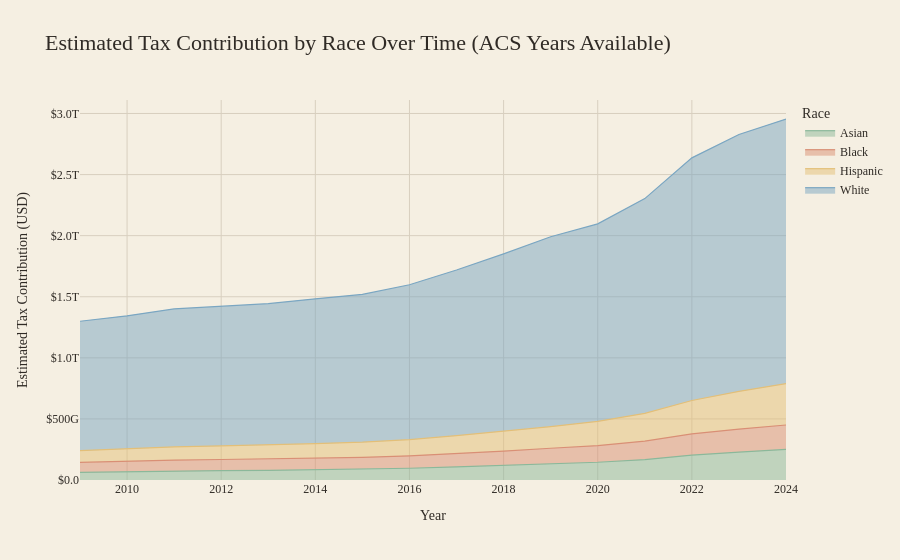

The code cell stored with this chart in its notebook:
### Code cell
# Economist-inspired stacked filled line chart
fig = px.area(
    df_plot,
    x='Year',
    y='TaxContribution',
    color='Race',
    color_discrete_map=STYLE['colors'],
    title='Estimated Tax Contribution by Race Over Time (ACS Years Available)'
)

fig.update_traces(mode='lines', line=dict(width=1.2))
fig.update_layout(
    paper_bgcolor=STYLE['background'],
    plot_bgcolor=STYLE['background'],
    font=dict(color=STYLE['font'], family='Georgia'),
    title_font=dict(size=22),
    xaxis=dict(
        title='Year',
        gridcolor=STYLE['grid'],
        zeroline=False
    ),
    yaxis=dict(
        title='Estimated Tax Contribution (USD)',
        gridcolor=STYLE['grid'],
        tickformat='$,.2s',
        zeroline=False
    ),
    legend_title='Race'
)

os.makedirs('output', exist_ok=True)
fig.write_html('output/tax_contribution_by_race_over_time.html')
fig.write_image('output/tax_contribution_by_race_over_time.png', scale=2)
print('Generated output/tax_contribution_by_race_over_time.html')
fig.show()

### Figure 1 — Plotly figure (JSON) as saved in the notebook; plotly's stock layout.template omitted (floating-point values rounded to 4 significant figures)
{"data": [{"fillpattern": {"shape": ""}, "hovertemplate": "Race=Asian<br>Year=%{x}<br>TaxContribution=%{y}<extra></extra>", "legendgroup": "Asian", "line": {"color": "#8bb89a", "width": 1.2}, "marker": {"symbol": "circle"}, "mode": "lines", "name": "Asian", "orientation": "v", "showlegend": true, "stackgroup": "1", "type": "scatter", "x": [2009, 2010, 2011, 2012, 2013, 2014, 2015, 2016, 2017, 2018, 2019, 2020, 2021, 2022, 2023, 2024], "xaxis": "x", "y": [62030000000.0, 68040000000.0, 72710000000.0, 76250000000.0, 79190000000.0, 84000000000.0, 88980000000.0, 96190000000.0, 107300000000.0, 118900000000.0, 132000000000.0, 145400000000.0, 167500000000.0, 203400000000.0, 227700000000.0, 250900000000.0], "yaxis": "y"}, {"fillpattern": {"shape": ""}, "hovertemplate": "Race=Black<br>Year=%{x}<br>TaxContribution=%{y}<extra></extra>", "legendgroup": "Black", "line": {"color": "#d98f75", "width": 1.2}, "marker": {"symbol": "circle"}, "mode": "lines", "name": "Black", "orientation": "v", "showlegend": true, "stackgroup": "1", "type": "scatter", "x": [2009, 2010, 2011, 2012, 2013, 2014, 2015, 2016, 2017, 2018, 2019, 2020, 2021, 2022, 2023, 2024], "xaxis": "x", "y": [82060000000.0, 87100000000.0, 90130000000.0, 91570000000.0, 92900000000.0, 94910000000.0, 96480000000.0, 101800000000.0, 108900000000.0, 118000000000.0, 127700000000.0, 136500000000.0, 150000000000.0, 174400000000.0, 188700000000.0, 199200000000.0], "yaxis": "y"}, {"fillpattern": {"shape": ""}, "hovertemplate": "Race=Hispanic<br>Year=%{x}<br>TaxContribution=%{y}<extra></extra>", "legendgroup": "Hispanic", "line": {"color": "#e3bf78", "width": 1.2}, "marker": {"symbol": "circle"}, "mode": "lines", "name": "Hispanic", "orientation": "v", "showlegend": true, "stackgroup": "1", "type": "scatter", "x": [2009, 2010, 2011, 2012, 2013, 2014, 2015, 2016, 2017, 2018, 2019, 2020, 2021, 2022, 2023, 2024], "xaxis": "x", "y": [96330000000.0, 103200000000.0, 108500000000.0, 111200000000.0, 114100000000.0, 119300000000.0, 124000000000.0, 132500000000.0, 146400000000.0, 161200000000.0, 177400000000.0, 197700000000.0, 228200000000.0, 272700000000.0, 308200000000.0, 338300000000.0], "yaxis": "y"}, {"fillpattern": {"shape": ""}, "hovertemplate": "Race=White<br>Year=%{x}<br>TaxContribution=%{y}<extra></extra>", "legendgroup": "White", "line": {"color": "#7aa6c2", "width": 1.2}, "marker": {"symbol": "circle"}, "mode": "lines", "name": "White", "orientation": "v", "showlegend": true, "stackgroup": "1", "type": "scatter", "x": [2009, 2010, 2011, 2012, 2013, 2014, 2015, 2016, 2017, 2018, 2019, 2020, 2021, 2022, 2023, 2024], "xaxis": "x", "y": [1059000000000.0, 1086000000000.0, 1129000000000.0, 1145000000000.0, 1157000000000.0, 1185000000000.0, 1210000000000.0, 1268000000000.0, 1356000000000.0, 1452000000000.0, 1554000000000.0, 1617000000000.0, 1758000000000.0, 1986000000000.0, 2103000000000.0, 2166000000000.0], "yaxis": "y"}], "layout": {"font": {"color": "#2f2a25", "family": "Georgia"}, "legend": {"title": {"text": "Race"}, "tracegroupgap": 0}, "paper_bgcolor": "#f5efe2", "plot_bgcolor": "#f5efe2", "title": {"font": {"size": 22}, "text": "Estimated Tax Contribution by Race Over Time (ACS Years Available)"}, "xaxis": {"anchor": "y", "domain": [0, 1], "gridcolor": "#d8cfbf", "title": {"text": "Year"}, "zeroline": false}, "yaxis": {"anchor": "x", "domain": [0, 1], "gridcolor": "#d8cfbf", "tickformat": "$,.2s", "title": {"text": "Estimated Tax Contribution (USD)"}, "zeroline": false}}}
